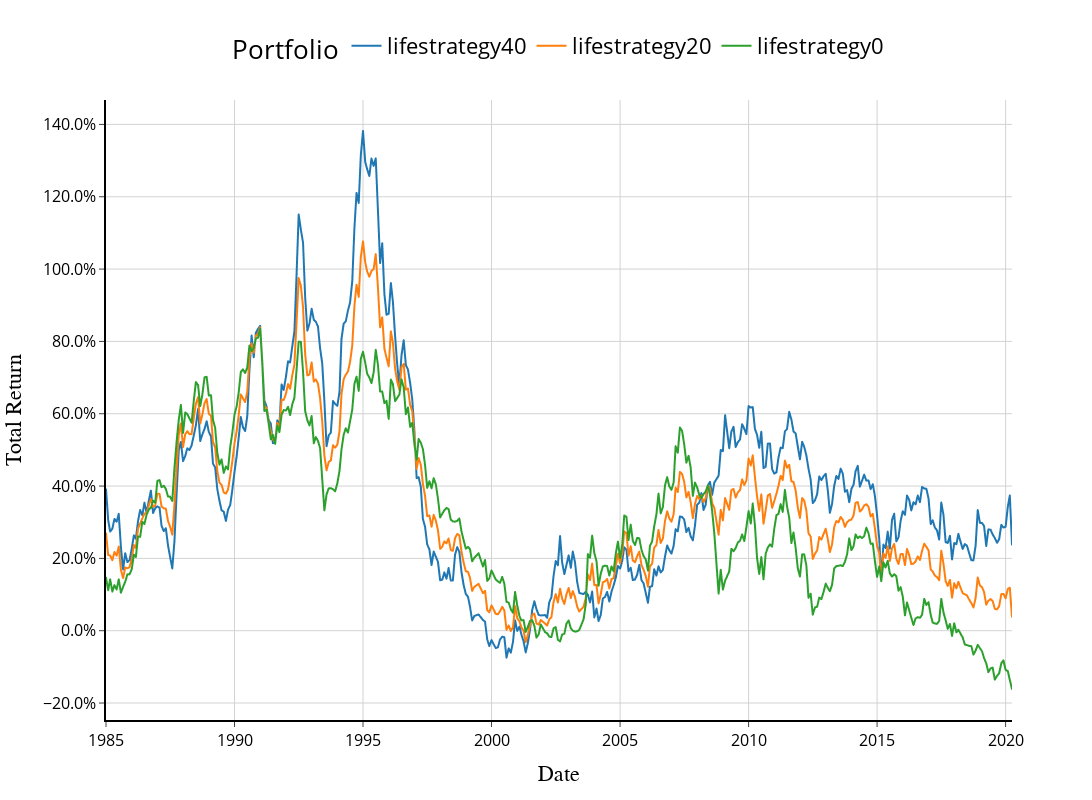

Notebook source saved alongside this figure:
### Code cell
plot_total_returns_streamlit(final_results_totalreturn)

### Figure 1 — Plotly figure (JSON) as saved in the notebook; plotly's stock layout.template omitted (floating-point values rounded to 4 significant figures; data arrays with more than 128 entries replaced by an {"elided": "..."} marker saying what was removed)
{"data": [{"hovertemplate": "<b>%{fullData.name}</b><br>Date: %{x|%b %Y}<br>Total Return: %{y:.2f}%<extra></extra>", "legendgroup": "lifestrategy40", "line": {"color": "#1F77B4", "dash": "solid"}, "marker": {"symbol": "circle"}, "mode": "lines", "name": "lifestrategy40", "showlegend": true, "type": "scattergl", "x": {"elided": "417 str values"}, "xaxis": "x", "y": {"elided": "417 float values"}, "yaxis": "y"}, {"hovertemplate": "<b>%{fullData.name}</b><br>Date: %{x|%b %Y}<br>Total Return: %{y:.2f}%<extra></extra>", "legendgroup": "lifestrategy20", "line": {"color": "#FF7F0E", "dash": "solid"}, "marker": {"symbol": "circle"}, "mode": "lines", "name": "lifestrategy20", "showlegend": true, "type": "scattergl", "x": {"elided": "417 str values"}, "xaxis": "x", "y": {"elided": "417 float values"}, "yaxis": "y"}, {"hovertemplate": "<b>%{fullData.name}</b><br>Date: %{x|%b %Y}<br>Total Return: %{y:.2f}%<extra></extra>", "legendgroup": "lifestrategy0", "line": {"color": "#2CA02C", "dash": "solid"}, "marker": {"symbol": "circle"}, "mode": "lines", "name": "lifestrategy0", "showlegend": true, "type": "scattergl", "x": {"elided": "417 str values"}, "xaxis": "x", "y": {"elided": "417 float values"}, "yaxis": "y"}], "layout": {"font": {"color": "black"}, "height": 800, "legend": {"font": {"size": 22}, "orientation": "h", "title": {"text": "Portfolio"}, "tracegroupgap": 0, "x": 0.5, "xanchor": "center", "y": 1.05, "yanchor": "bottom"}, "title": {"font": {"family": "Arial", "size": 25}, "text": " "}, "width": 1200, "xaxis": {"anchor": "y", "domain": [0, 1], "gridcolor": "lightgray", "gridwidth": 1, "linecolor": "black", "linewidth": 2, "showgrid": true, "tickfont": {"color": "black", "size": 16}, "tickformat": "%Y", "title": {"font": {"color": "black", "family": "Arial", "size": 22}, "text": "Date"}}, "yaxis": {"anchor": "x", "domain": [0, 1], "gridcolor": "lightgray", "gridwidth": 1, "linecolor": "black", "linewidth": 2, "showgrid": true, "tickfont": {"color": "black", "size": 16}, "tickformat": ".1f", "tickprefix": "", "ticksuffix": "%", "title": {"font": {"color": "black", "family": "Arial", "size": 22}, "text": "Total Return"}}}}
